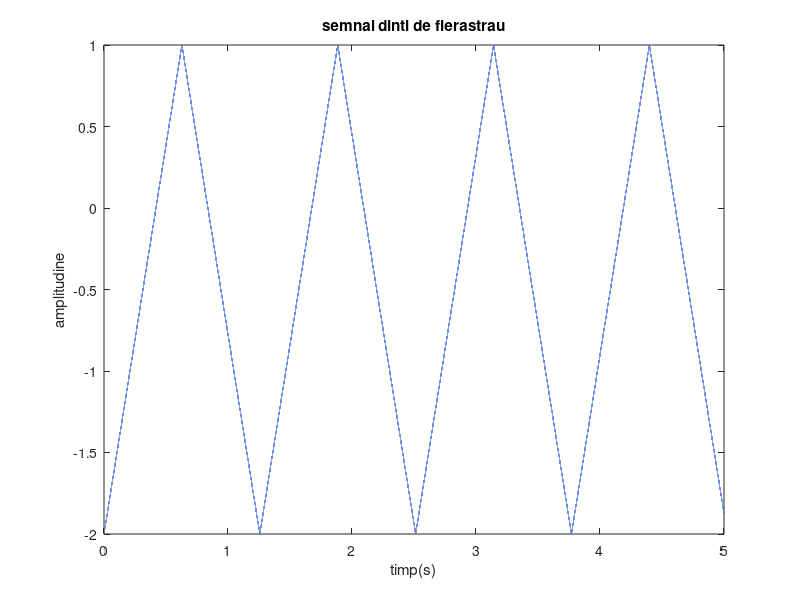

The MATLAB source for this figure:
t=0:0.00001:5;
x=-0.5+1.5*sawtooth(5*t,0.5);%functia semnalului
plot(t,x);%reprezentarea grafica a lui x in functie de t


xlabel('timp(s)') %numele axelor
ylabel('amplitudine')
title('semnal dinti de fierastrau') %numele graficului